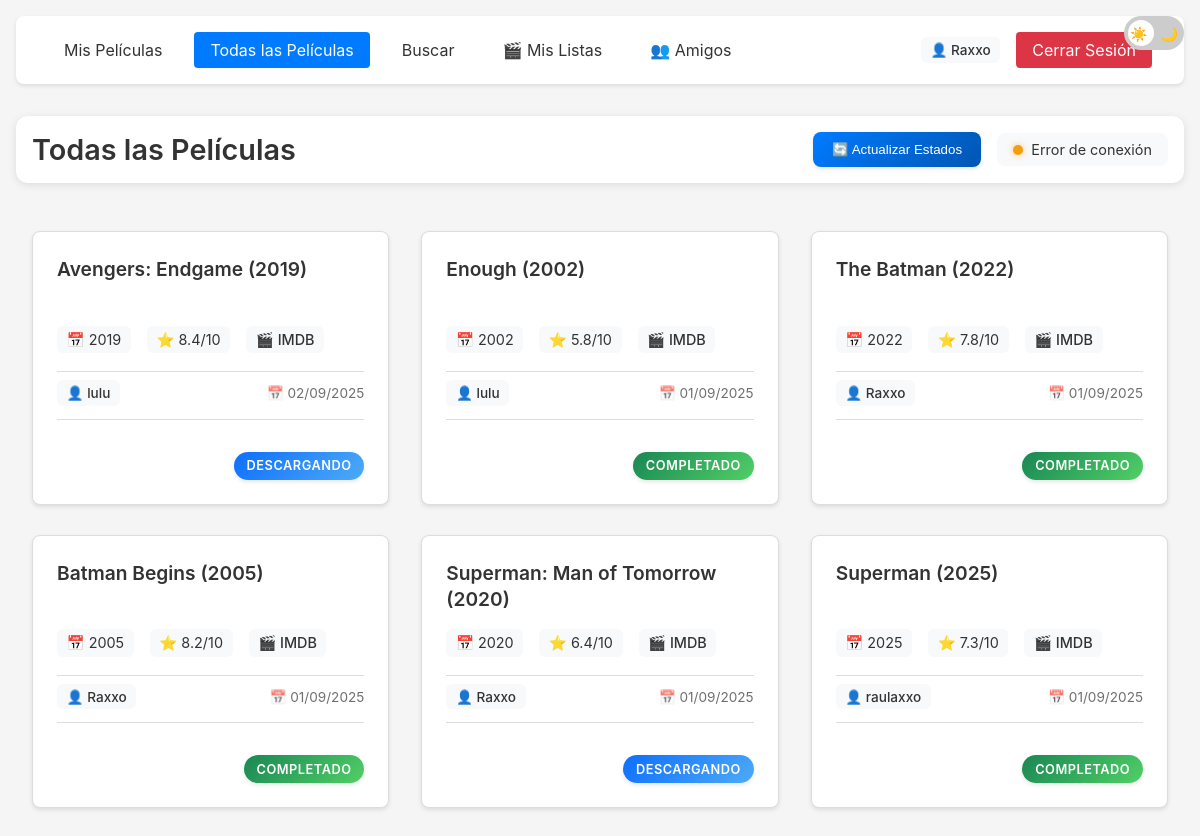
Page /all (signed in) on the earlier database version.
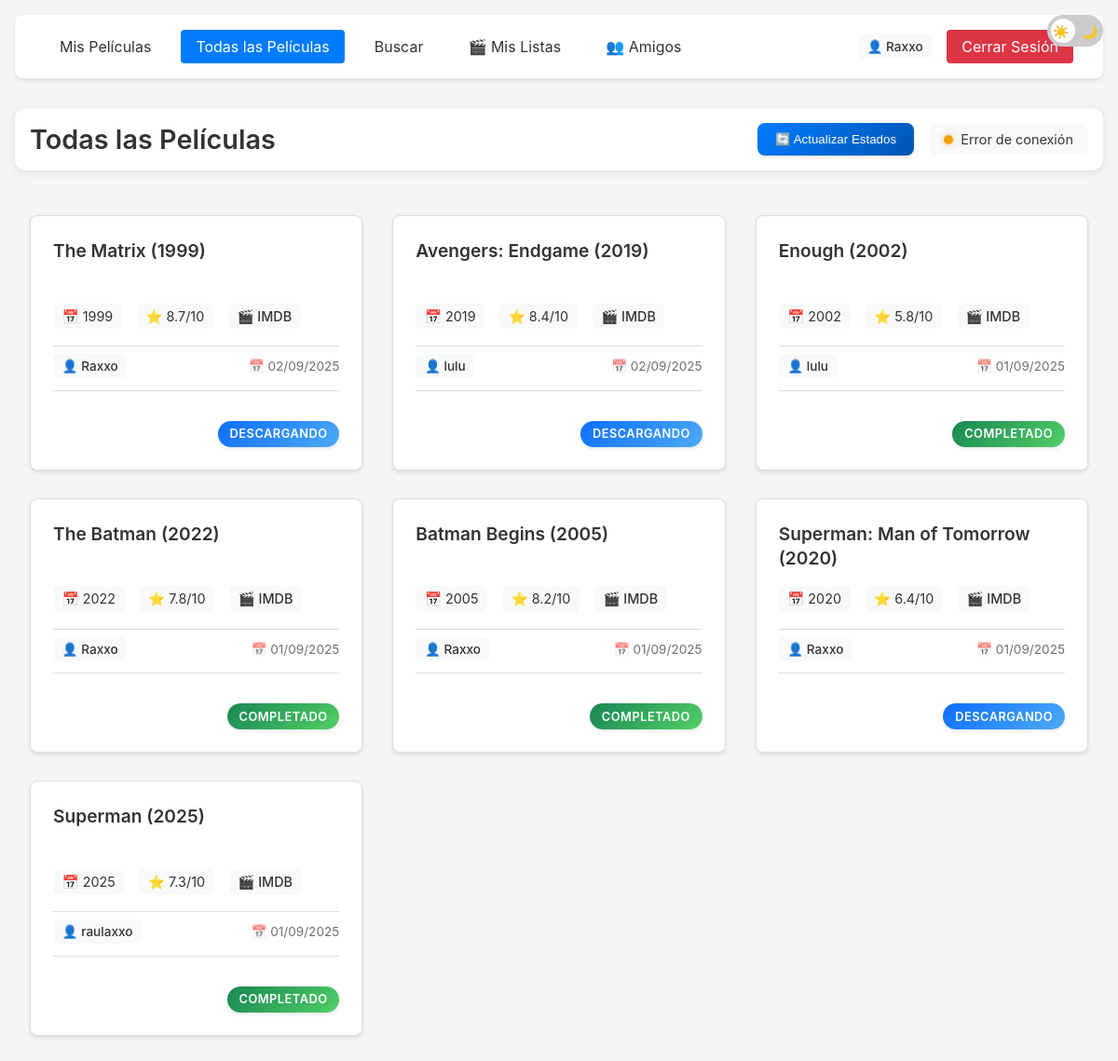
Same page on the later database version.
### models/user_model.py (models this page shows, shortened)
class User(UserMixin):
    id = None
    username = None
    password = None
    created_at = None
    downloads = None

        class UserModel(User, db.Model):
            __tablename__ = 'user'
            id = db.Column(db.Integer, primary_key=True)
            username = db.Column(db.String(80), unique=True, nullable=False)
            password = db.Column(db.String(120), nullable=False)
            created_at = db.Column(db.DateTime, default=datetime.utcnow)
            downloads = db.relationship('Download', backref='user', lazy=True)
            movie_lists = db.relationship('MovieList', backref='creator', lazy=True)

        class Download(db.Model):
            __tablename__ = 'download'
            id = db.Column(db.Integer, primary_key=True)
            movie_id = db.Column(db.String(120), nullable=False)
            movie_title = db.Column(db.String(200), nullable=False)
            year = db.Column(db.String(4))
            rating = db.Column(db.String(10))
            magnet = db.Column(db.Text, nullable=False)
            imdb_code = db.Column(db.String(20))
            download_date = db.Column(db.DateTime, default=datetime.utcnow)
            status = db.Column(db.String(20), default='pendiente')
            user_id = db.Column(db.Integer, db.ForeignKey('user.id'), nullable=False)

### app.py (the view)
@app.route('/all')
@login_required
def all_movies():
    movies = Download.query.order_by(Download.download_date.desc()).all()
    return render_template('all_movies.html', movies=movies)

### app.py (called while the page is built)
@login_manager.user_loader
def load_user(user_id):
    return UserModel.query.get(int(user_id))

### templates/all_movies.html (shortened to what this page needs)
{% extends "base.html" %}
{% block content %}
<div class="page-header">
    <h1 class="page-title">Todas las Películas</h1>
    <div class="page-actions">
        <button id="checkStatusBtn" class="status-btn">
            🔄 Actualizar Estados
        </button>
        <span id="transmissionStatus" class="transmission-status">
            <span class="status-indicator" id="statusIndicator"></span>
            <span id="statusText">Verificando conexión...</span>
        </span>
    </div>
</div>
<div class="movies-grid">
    {% for movie in movies %}
    <div class="movie-card">
        <div class="movie-info">
            <h3 class="movie-title">{{ movie.movie_title }}</h3>
            <div class="movie-details">
                {% if movie.year %}
                <span>📅 {{ movie.year }}</span>
                {% endif %}
                {% if movie.rating %}
                <span>⭐ {{ movie.rating }}/10</span>
                {% endif %}
                {% if movie.imdb_code %}
                <a href="https://www.imdb.com/title/{{ movie.imdb_code }}" target="_blank" class="imdb-link">
                    🎬 IMDB
                </a>
                {% endif %}
            </div>
            <div class="movie-meta">
                <span class="user-info">👤 {{ movie.user.username }}</span>
                <span class="date-info">📅 {{ movie.download_date.strftime('%d/%m/%Y') }}</span>
            </div>
            <div class="movie-status">
                <span class="status-badge {{ movie.status }}">{{ movie.status }}</span>
            </div>
        </div>
    </div>
    {% endfor %}
</div>
{% endblock %}

### templates/base.html (shortened to what this page needs)
<!DOCTYPE html>
<html>
<head>
    <link rel="stylesheet" href="{{ url_for('static', filename='css/style.css') }}">
    <link rel="stylesheet" href="{{ url_for('static', filename='css/main.css') }}">
    <link rel="stylesheet" href="{{ url_for('static', filename='css/search.css') }}">
</head>
<body>
    <div class="theme-switch-wrapper">
        <label class="theme-switch" for="checkbox">
            <div class="slider round">
                <span class="slider-icon sun">☀️</span>
                <span class="slider-icon moon">🌙</span>
            </div>
        </label>
    </div>
    <div class="container">
        <nav class="navbar">
            <div class="nav-left">
                <a href="/" class="nav-link {% if request.endpoint == 'index' %}active{% endif %}">Mis Películas</a>
                <a href="/all" class="nav-link {% if request.endpoint == 'all_movies' %}active{% endif %}">Todas las Películas</a>
                <a href="/search" class="nav-link {% if request.endpoint == 'search' %}active{% endif %}">Buscar</a>
                {% if current_user.is_authenticated %}
                <a href="/listas" class="nav-link {% if request.endpoint == 'movie_lists' or request.endpoint == 'view_movie_list' or request.endpoint == 'new_movie_list' %}active{% endif %}">🎬 Mis Listas</a>
                <a href="/amigos" class="nav-link {% if request.endpoint == 'friends' or request.endpoint == 'friend_downloads' or request.endpoint == 'friend_lists' %}active{% endif %}">👥 Amigos</a>
                {% endif %}
            </div>
            <div class="nav-right">
                {% if current_user.is_authenticated %}
                    <span class="user-info">👤 {{ current_user.username }}</span>
                    <a href="{{ url_for('logout') }}" class="nav-link logout-btn">Cerrar Sesión</a>
                {% else %}
                    <a href="{{ url_for('login') }}" class="nav-link">Iniciar Sesión</a>
                    <a href="{{ url_for('register') }}" class="nav-link">Registrarse</a>
                {% endif %}
            </div>
        </nav>
        {% block content %}{% endblock %}
    </div>
</body>
</html>

### static/css/style.css (style rules this page uses)
:root { --bg-color: #f5f5f5; --text-color: #333; --card-bg: #fff; --border-color: #ddd; --primary-color: #007bff; --hover-color: #0056b3; --secondary-bg: #f8f9fa; }
body { margin: 0; padding: 0; font-family: -apple-system, BlinkMacSystemFont, "Segoe UI", Roboto, "Helvetica Neue", Arial, sans-serif; background-color: var(--bg-color); color: var(--text-color); transition: background-color 0.3s ease; }
.page-title { font-size: 2rem; color: var(--text-color); text-align: center; margin: 2rem 0; font-weight: 600; }
.container { max-width: 1200px; margin: 0 auto; padding: 1rem; }
.navbar { display: flex; justify-content: space-between; align-items: center; padding: 1rem 2rem; margin-bottom: 2rem; background-color: var(--card-bg); border-radius: 8px; box-shadow: 0 2px 4px rgba(0, 0, 0, 0.1); }
.nav-left, .nav-right { display: flex; gap: 1rem; align-items: center; }
.nav-link { color: var(--text-color); text-decoration: none; padding: 0.5rem 1rem; border-radius: 4px; transition: all 0.2s ease; }
.nav-link:hover, .nav-link.active { background-color: var(--primary-color); color: white; }
.user-info { color: var(--text-color); font-weight: 500; padding: 0.5rem; border-radius: 4px; background-color: rgba(0, 0, 0, 0.05); }
.logout-btn { background-color: #dc3545; color: white; }

### static/css/search.css (style rules this page uses)
.movie-card { display: flex; flex-direction: column; background-color: var(--card-bg); border-radius: 8px; overflow: hidden; box-shadow: 0 2px 4px rgba(0, 0, 0, 0.1); transition: transform 0.2s ease, box-shadow 0.2s ease; height: 100%; }
.movie-info { padding: 1.5rem; display: flex; flex-direction: column; flex-grow: 1; }
.movie-info h3 { margin: 0 0 1rem 0; font-size: 1.2rem; color: var(--text-color); line-height: 1.4; display: -webkit-box; -webkit-line-clamp: 2; -webkit-box-orient: vertical; overflow: hidden; height: 2.8em; }
.movie-details { display: flex; flex-wrap: wrap; gap: 1rem; font-size: 0.9rem; color: var(--text-color); margin-bottom: auto; }

Differences in the rows shown:
added Download: movie_title "The Matrix (1999)", year "1999", rating "8.7", user.username "Raxxo", download_date "02/09/2025", status "DESCARGANDO"
